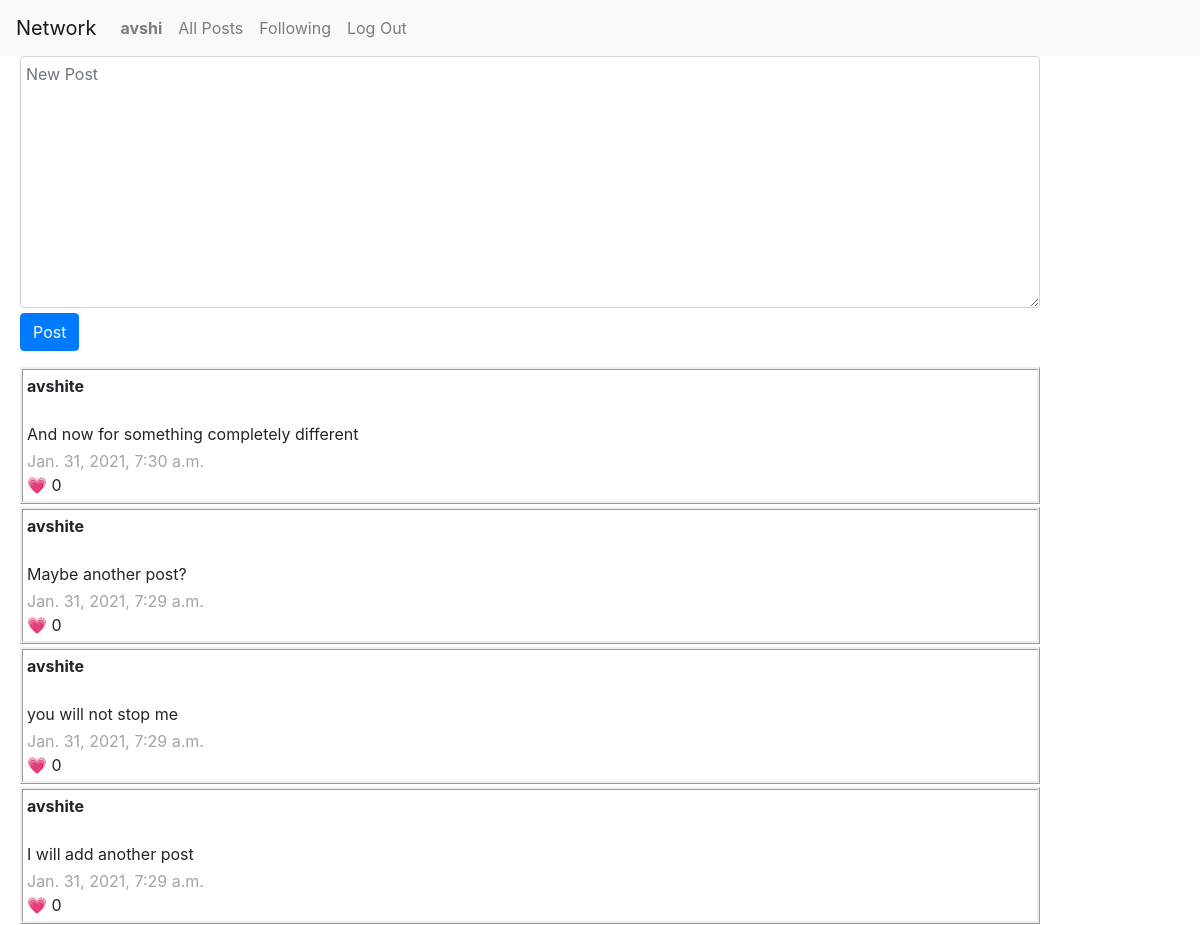
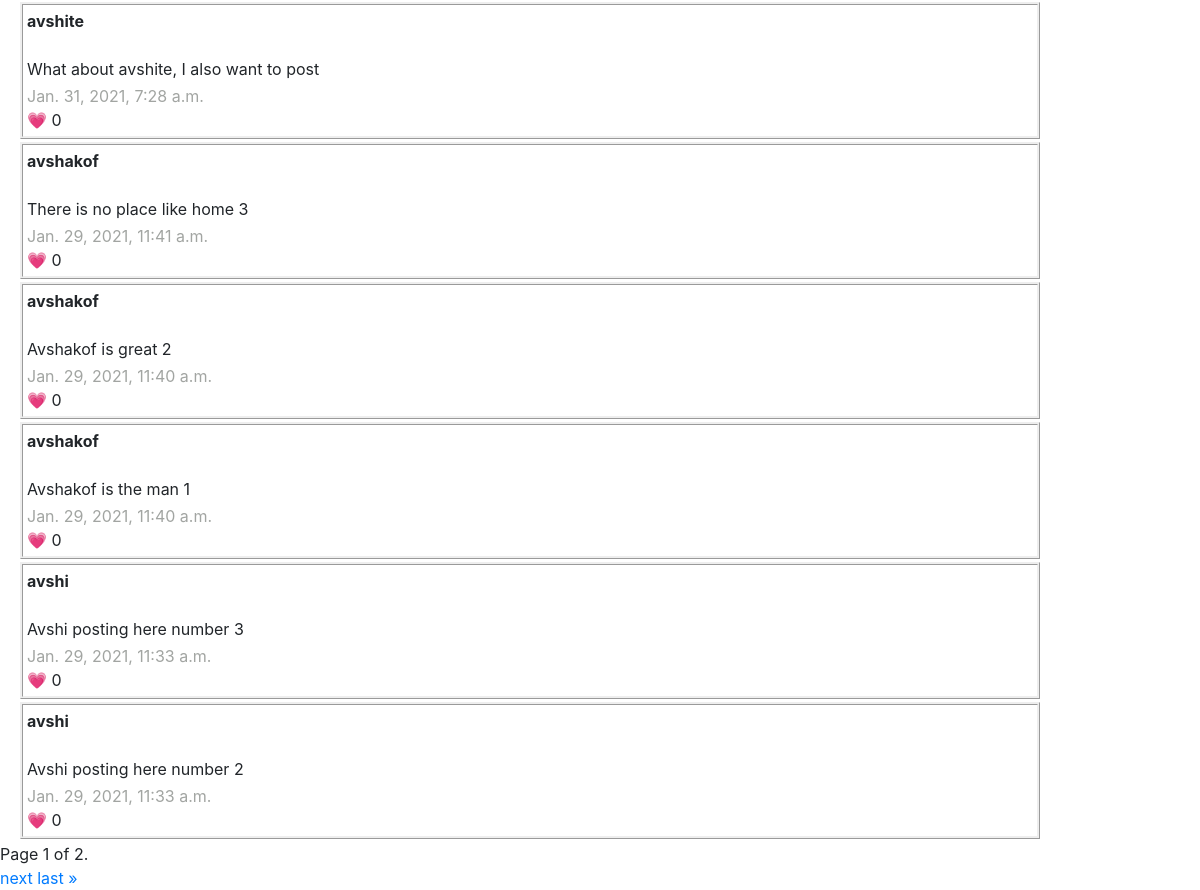
Page / (signed in) on the committed database (2 pictures, top to bottom).
### network/models.py (models this page shows, shortened)
class User(AbstractUser):
    follows_this_many = models.IntegerField(default=0)
    followed_by_this_many = models.IntegerField(default=0)

class Post(models.Model):
    user = models.ForeignKey(User, on_delete=models.CASCADE, related_name="poster")
    content = models.CharField(max_length=256)
    timestamp = models.DateTimeField(auto_now_add=True)
    likes = models.IntegerField(default=0)

### network/views.py (the view)
# urls.py: path("", views.index, name="index"),
def index(request):
    posts = Post.objects.all()
    posts = posts.order_by("-timestamp").all()
    paginator = Paginator(posts, 10)
    page_number = request.GET.get('page')
    page_obj = paginator.get_page(page_number)
    return render(request, "network/index.html", {
        'form': NewPostForm(),
        'page_obj': page_obj,
    })

### network/views.py
class NewPostForm(forms.Form):
    content = forms.CharField(widget=forms.Textarea(attrs={
        'class': 'form-control',
        'placeholder': 'New Post',
        'required': 'required',
        'style':'padding: 5px; width: 85%; margin-left: 20px; margin-bottom: 5px;'
        }), label=False)

### network/templates/network/index.html (shortened to what this page needs)
{% extends "network/layout.html" %}
{% block body %}
    {% if user.is_authenticated %}
        <div id="#new-post">
            <div class="form-group">
                <form action="{% url 'new_post'%}" method="POST" class="form-group" >
                    {{ form }}
                    <input type="submit" value="Post" class="btn btn-primary" style="margin-left: 20px;">
                </form>
            </div>
        </div>
    {% endif %}
    {% for post in page_obj %}
        <div class="post-list">
            <div><strong>{{ post.user }}</strong></div>
            <br>
            <div class="post-content">{{ post.content }}</div>
            <div class="post-timestamp">{{ post.timestamp }}</div>
            <div>&#128151; {{ post.likes }}</div>
        </div>
    {% endfor %}
    <div class="pagination">
        <span class="step-links">
            <div class="current">
                Page {{ page_obj.number }} of {{ page_obj.paginator.num_pages }}.
            </div>
            {% if page_obj.has_next %}
                <a href="?page={{ page_obj.next_page_number }}">next</a>
                <a href="?page={{ page_obj.paginator.num_pages }}">last &raquo;</a>
            {% endif %}
        </span>
    </div>
{% endblock %}

### network/templates/network/layout.html (shortened to what this page needs)
{% load static %}
<!DOCTYPE html>
<html lang="en">
    <head>
        <link rel="stylesheet" href="https://stackpath.bootstrapcdn.com/bootstrap/4.4.1/css/bootstrap.min.css">
        <link href="{% static 'network/styles.css' %}" rel="stylesheet">
    </head>
    <body>
        <nav class="navbar navbar-expand-lg navbar-light bg-light">
            <a class="navbar-brand" href="#">Network</a>
            <div>
              <ul class="navbar-nav mr-auto">
                {% if user.is_authenticated %}
                    <li class="nav-item">
                        <a class="nav-link" href="{% url 'profile' user %}"><strong>{{ user.username }}</strong></a>
                    </li>
                {% endif %}
                <li class="nav-item">
                  <a class="nav-link" href="{% url 'index' %}">All Posts</a>
                </li>
                {% if user.is_authenticated %}
                    <li class="nav-item">
                        <a class="nav-link" href="#">Following</a>
                    </li>
                    <li class="nav-item">
                        <a class="nav-link" href="{% url 'logout' %}">Log Out</a>
                    </li>
                {% endif %}
              </ul>
            </div>
          </nav>
        <div class="body">
            {% block body %}
            {% endblock %}
        </div>
    </body>
</html>

### network/static/network/styles.css (style rules this page uses)
.post-list { border-style: ridge; margin:3px; padding: 4px; width: 85%; margin-left: 20px; }
.post-timestamp { color: rgb(162, 165, 162); }
.post-content { margin-bottom: 3px; }

### rows in the picture
User: username "avshi"
Post: user "avshite", content "And now for something completely different", timestamp "Jan. 31, 2021, 7:30 a.m.", likes "0"
Post: user "avshite", content "Maybe another post?", timestamp "Jan. 31, 2021, 7:29 a.m.", likes "0"
Post: user "avshite", content "you will not stop me", timestamp "Jan. 31, 2021, 7:29 a.m.", likes "0"
Post: user "avshite", content "I will add another post", timestamp "Jan. 31, 2021, 7:29 a.m.", likes "0"
Post: user "avshite", content "What about avshite, I also want to post", timestamp "Jan. 31, 2021, 7:28 a.m.", likes "0"
Post: user "avshakof", content "There is no place like home 3", timestamp "Jan. 29, 2021, 11:41 a.m.", likes "0"
Post: user "avshakof", content "Avshakof is great 2", timestamp "Jan. 29, 2021, 11:40 a.m.", likes "0"
Post: user "avshakof", content "Avshakof is the man 1", timestamp "Jan. 29, 2021, 11:40 a.m.", likes "0"
Post: user "avshi", content "Avshi posting here number 3", timestamp "Jan. 29, 2021, 11:33 a.m.", likes "0"
Post: user "avshi", content "Avshi posting here number 2", timestamp "Jan. 29, 2021, 11:33 a.m.", likes "0"

### other values in the picture
{{ page_obj.number }} "1"
{{ page_obj.paginator.num_pages }} "2"
